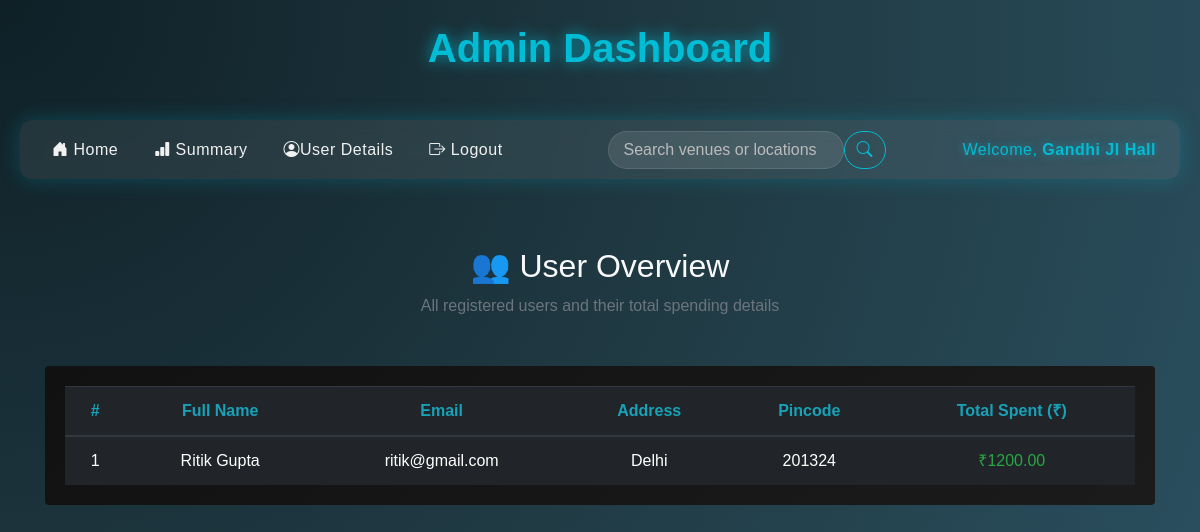
Before: /user_details/Gandhi JI Hall with the older database file.
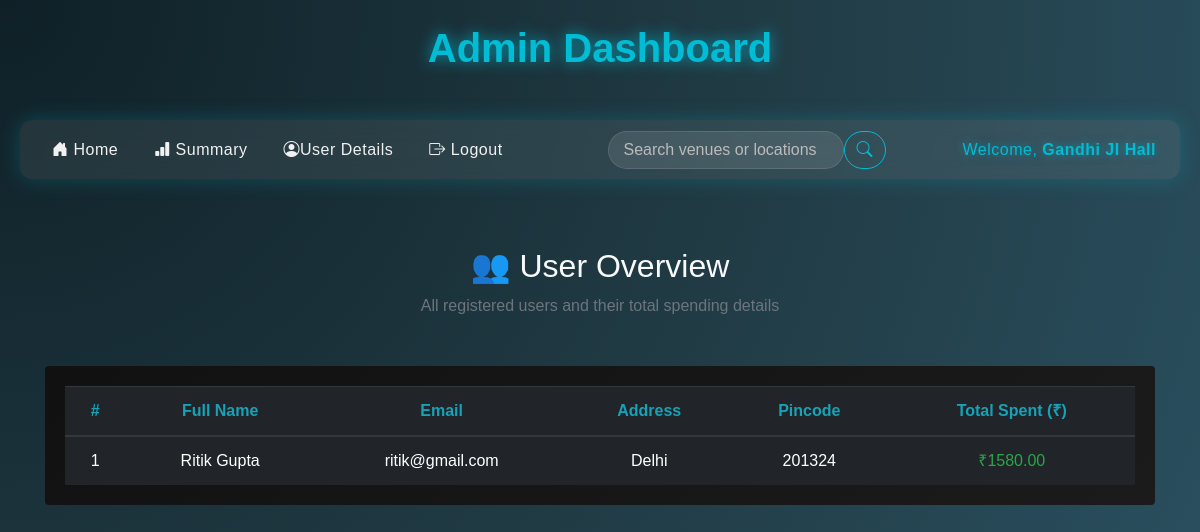
After: the same page with the newer database file.
### backend/models.py (models this page shows)
class User_Info(db.Model):
    __tablename__ = "user_info"
    id = db.Column(db.Integer, primary_key=True)
    email = db.Column(db.String, unique=True, nullable=False)
    password = db.Column(db.String, nullable=False)
    role = db.Column(db.Integer, default=1)
    full_name = db.Column(db.String, nullable=False)
    address = db.Column(db.String, nullable=False)
    pincode = db.Column(db.Integer, nullable=False)
    total_spent = db.Column(db.Float, default=0.0)
    tickets = db.relationship(
        "Ticket", cascade="all,delete", backref="user_info", lazy=True
    )

### backend/controllers.py (the view)
@app.route("/user_details/<name>")
def admin_users(name):
    users = User_Info.query.filter_by(role=1).order_by(User_Info.total_spent.desc()).all()
    return render_template("user_details.html", name=name, users=users)

### templates/user_details.html
{% extends "admin_layout.html" %}
{% block content %}
<div class="container py-5 text-light">
  <div class="text-center mb-5">
    <h2 class="fw-bold text-cyan-400 tracking-wide">👥 User Overview</h2>
    <p class="text-muted">All registered users and their total spending details</p>
  </div>
  {% if users %}
  <div class="card shadow-lg rounded-4 border-0"
       style="background: linear-gradient(145deg, #111, #1b1b1b); border: 1px solid rgba(255,255,255,0.08);">
    <div class="card-body">
      <div class="table-responsive">
        <table class="table table-dark table-hover align-middle text-center mb-0">
          <thead class="text-info">
            <tr>
              <th>#</th>
              <th>Full Name</th>
              <th>Email</th>
              <th>Address</th>
              <th>Pincode</th>
              <th>Total Spent (₹)</th>
            </tr>
          </thead>
          <tbody>
            {% for user in users %}
            <tr class="transition hover:bg-zinc-800">
              <td>{{ loop.index }}</td>
              <td class="fw-semibold">{{ user.full_name }}</td>
              <td>{{ user.email }}</td>
              <td>{{ user.address }}</td>
              <td>{{ user.pincode }}</td>
              <td class="text-success fw-bold">
                ₹{{ "%.2f"|format(user.total_spent or 0.0) }}
              </td>
            </tr>
            {% endfor %}
          </tbody>
        </table>
      </div>
    </div>
  </div>
  {% else %}
  <h4 class="text-center text-muted mt-5">No users found 😔</h4>
  {% endif %}
</div>
{% endblock %}

Changed rows visible on the page:
changed User_Info "Ritik Gupta": total_spent "1200.00" → "1580.00"
